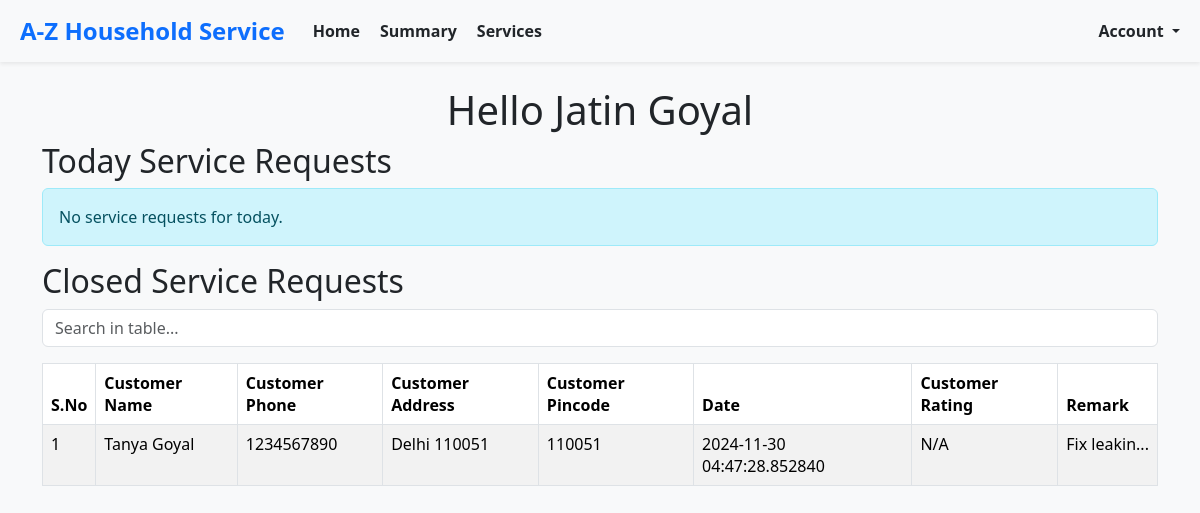
Before: /professionals/home (signed in) with the older database file.
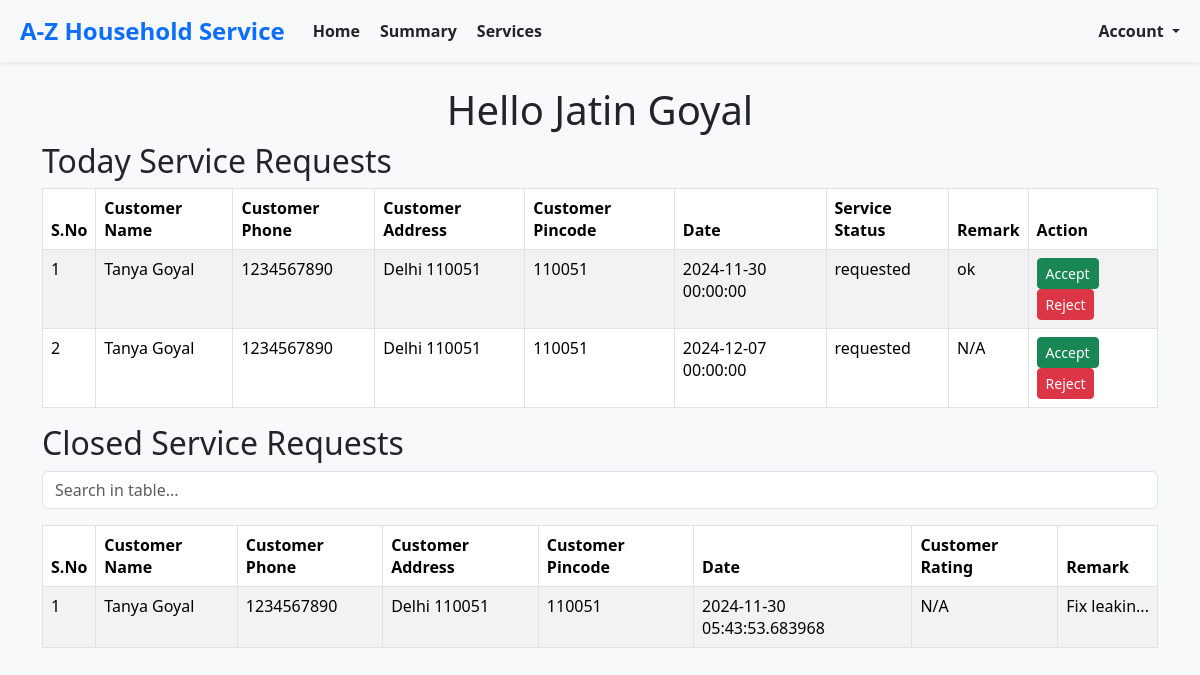
After: the same page with the newer database file.
### models.py (models this page shows, shortened)
class BaseModel(db.Model):
    __abstract__ = True  # This makes it an abstract class, not a table in the database
    id = db.Column(db.Integer, primary_key=True)
    created_at = db.Column(db.DateTime, default=datetime.utcnow, nullable=False)  # Ensure it's not nullable
    modified_at = db.Column(db.DateTime, default=datetime.utcnow, onupdate=datetime.utcnow, nullable=False)  # Ensure it's not nullable

class Customer(BaseModel):
    __tablename__ = 'customer'
    username = db.Column(db.String(150), unique=True, nullable=False)
    password_hash = db.Column(db.String(200), nullable=False)
    name = db.Column(db.String(150), nullable=True)  # Made nullable
    email = db.Column(db.String(150), unique=True, nullable=False)
    phone = db.Column(db.String(20), unique=True, nullable=False)
    address = db.Column(db.String(300), nullable=True)  # Made nullable
    pincode = db.Column(db.String(300), nullable=True)  # Made nullable

class ServiceRequest(BaseModel):
    __tablename__ = 'service_request'
    service_id = db.Column(db.Integer, db.ForeignKey('service.id'), nullable=True)  # Made nullable
    service_name = db.Column(db.String(50), nullable=False)  # Made nullable
    customer_id = db.Column(db.Integer, db.ForeignKey('customer.id'), nullable=False)
    professional_id = db.Column(db.Integer, db.ForeignKey('service_professional.id'), nullable=True)
    date_of_request = db.Column(db.DateTime, default=datetime.utcnow, nullable=True)  # Made nullable
    date_of_completion = db.Column(db.DateTime, nullable=True)  # Made nullable
    service_status = db.Column(db.String(50), default="requested", nullable=True)  # Made nullable
    service_type_id= db.Column(db.Integer, nullable=False)
    remarks = db.Column(db.Text, nullable=True)  # Made nullable
    rejected_by_professional_id= db.Column(db.Integer, nullable=True)  # Made nullable
    rating = db.Column(db.Text, nullable=True)  # Made nullable
    payment = db.relationship('Payment', backref='service_request', lazy=True)

### routes.py (the view)
@app.route('/professionals/home')
@auth_required
def professionals_home():
    try:
        service_professional = ServiceProfessional.query.filter_by(id=session['userId']).first()
        if not service_professional:
            return "Professional not found", 404
        today_service_requests = ServiceRequest.query.filter(
        or_(
        and_(
            ServiceRequest.professional_id == None,
            ServiceRequest.service_status == ServiceRequestStatus.REQUESTED.display_name
        ),
        and_(
            ServiceRequest.professional_id == service_professional.id,
            ServiceRequest.service_status == ServiceRequestStatus.ASSIGNED.display_name
        )
        )
        ).all()
        closed_service_requests = ServiceRequest.query.filter(
        and_(
            ServiceRequest.professional_id == service_professional.id,
            ServiceRequest.service_status == ServiceRequestStatus.CLOSED.display_name
        )
        ).all()
        mappings = create_id_mappings()
        enriched_today_requests = enrich_service_requests(today_service_requests,None, mappings,service_professional)
        enriched_past_requests = enrich_service_requests(closed_service_requests, None, mappings,service_professional)
        return render_template(
            'professionals/home.html',
            service_professional=service_professional,
            today_service_requests=enriched_today_requests,
            past_service_requests=enriched_past_requests
        )
    except Exception as e:
        return f"An error occurred while loading professional home: {e}", 500

### enums.py (called while the page is built)
    @classmethod
    def get_by_id(cls, id):
        for service_type in cls:
            if service_type.id == id:
                return service_type
        return None

### routes.py (called while the page is built)
def auth_required(func):
    @wraps(func)
    def decorated_function(*args, **kwargs):
        if 'userId' in session:
            return func(*args, **kwargs)
        else:
            flash("Please log in first.", "warning")
            return redirect(url_for('login_post'))
    return decorated_function

def create_id_mappings():
    service_type_mapping = {st.id: st for st in ServiceType}
    customer_mapping = {c.id: c for c in Customer.query.all()}
    professional_mapping = {p.id: p for p in ServiceProfessional.query.all()}
    return {
        'service_type_mapping': service_type_mapping,
        'customer_mapping': customer_mapping,
        'professional_mapping': professional_mapping
    }

### templates/professionals/home.html (shortened to what this page needs)
{% extends 'layout.html' %}
{% block content %}
    <div class="container">
     <h1 class="text-center">Hello {{ service_professional.name }}</h1>
    {% include 'pro_today_service_requests.html' %}
    {% include 'pro_past_service_requests.html' %}
    </div>
    {% endblock %}

### templates/pro_today_service_requests.html
<h2>Today Service Requests</h2>
<div class="table-responsive" style="max-height: 400px; overflow-y: auto;">
    {% if today_service_requests|length == 0 %}
        <div class="alert alert-info" role="alert">
            No service requests for today.
        </div>
    {% else %}
        <table class="table table-bordered table-striped">
            <thead>
                <tr>
                    <th>S.No</th>
                    <th>Customer Name</th>
                    <th>Customer Phone</th>
                    <th>Customer Address</th>
                    <th>Customer Pincode</th>
                    <th>Date</th>
                    <th>Service Status</th>
                    <th>Remark</th>
                    <th>Action</th>
                </tr>
            </thead>
            <tbody>
                {% for request in today_service_requests %}
                <tr id="request-{{ request.id }}">
                    <td>{{ loop.index }}</td>
                    <td>{{ request.customer_name if request.customer_name else 'N/A' }}</td>
                    <td>{{ request.customer_phone if request.customer_phone else 'N/A' }}</td>
                    <td>{{ request.customer_address if request.customer_address else 'N/A' }}</td>
                    <td>{{ request.customer_pincode if request.customer_pincode else 'N/A' }}</td>
                    <td>{{ request.date_of_request if request.date_of_request else 'N/A' }}</td>
                    <td>{{ request.status if request.status else 'N/A' }}</td>
                    <td>
                        {% if request.remarks %}
                            {% set trimmed_remarks = request.remarks[:10] if request.remarks|length > 10 else request.remarks %}
                            <span
                                data-toggle="tooltip"
                                title="{{ request.remarks }}"
                                style="max-width: 150px; display: inline-block; overflow: hidden; text-overflow: ellipsis; white-space: nowrap;">
                                {{ trimmed_remarks }}{% if request.remarks|length > 10 %}...{% endif %}
                            </span>
                        {% else %}
                            N/A
                        {% endif %}
                    </td>
                    <td>
                        {% if request.status == 'requested' %}
                            <form action="{{ url_for('service_request_action', service_request_id=request.id, action='accept') }}" method="POST" style="display:inline;">
                                <button class="btn btn-success btn-sm" type="submit">Accept</button>
                            </form>
                            <form action="{{ url_for('service_request_action', service_request_id=request.id, action='reject') }}" method="POST" style="display:inline;">
                                <button class="btn btn-danger btn-sm" type="submit">Reject</button>
                            </form>
                        {% elif request.status == 'assigned' %}
                            <form action="{{ url_for('service_request_action', service_request_id=request.id, action='close') }}" method="POST" style="display:inline;">
                                <button class="btn btn-secondary btn-sm" type="submit">Close</button>
                            </form>
                        {% else %}
                            <span>Closed</span>
                        {% endif %}
                    </td>
                </tr>
                {% endfor %}
            </tbody>
        </table>
    {% endif %}
</div>

### templates/pro_past_service_requests.html (shortened to what this page needs)
<h2>Closed Service Requests</h2>
<div class="table-responsive" style="max-height: 400px; overflow-y: auto;">
    <div class="mb-3">
        <input type="text" id="serviceRequestSearch" class="form-control" placeholder="Search in table...">
    </div>
    <table class="table table-bordered table-striped" id="serviceRequestsTable">
        <thead>
            <tr>
                <th>S.No</th>
                <th>Customer Name</th>
                <th>Customer Phone</th>
                <th>Customer Address</th>
                <th>Customer Pincode</th>
                <th>Date</th>
                <th>Customer Rating</th>
                <th>Remark</th>
            </tr>
        </thead>
        <tbody>
            {% for request in past_service_requests %}
            <tr>
                <td>{{ loop.index }}</td>
                <td>{{ request.customer_name if request.customer_name else 'N/A' }}</td>
                <td>{{ request.customer_phone if request.customer_phone else 'N/A' }}</td>
                <td>{{ request.customer_address if request.customer_address else 'N/A' }}</td>
                <td>{{ request.customer_pincode if request.customer_pincode else 'N/A' }}</td>
                <td>{{ request.date_of_request if request.date_of_request else 'N/A' }}</td>
                <td>{{ request.customer_rating if request.customer_rating else 'N/A' }}</td>
                <td> {% if request.remarks %}
                    {% set trimmed_remarks = request.remarks[:10] if request.remarks|length > 10 else request.remarks %}
                    <span
                        data-toggle="tooltip"
                        title="{{ request.remarks }}"
                        style="max-width: 150px; display: inline-block; overflow: hidden; text-overflow: ellipsis; white-space: nowrap;">
                        {{ trimmed_remarks }}{% if request.remarks|length > 10 %}...{% endif %}
                    </span>
                {% else %}
                    N/A
                {% endif %}</td>
            </tr>
            {% endfor %}
        </tbody>
    </table>
</div>

Changed rows visible on the page:
added ServiceRequest: date_of_request "2024-11-30 00:00:00", service_status "requested", today_service_requests "ok"
added ServiceRequest: date_of_request "2024-12-07 00:00:00", service_status "requested"
Other visible differences:
text no longer shown: "No service requests for today."
text now shown: "S.No Customer Name Customer Phone Customer Address Customer Pincode Date Service Status Remark Action"
new list line: "1 Accept Reject"
new list line: "Tanya Goyal 1234567890 Delhi 110051 110051"
new list line: "2 N/A Accept Reject"
new list line: "1 N/A Fix leakin ..."
new list line: "2024-11-30 05:43:53.683968"
list line gone: "1 N/A Fix leakin ..."
list line gone: "Tanya Goyal 1234567890 Delhi 110051 110051"
list line gone: "2024-11-30 04:47:28.852840"
